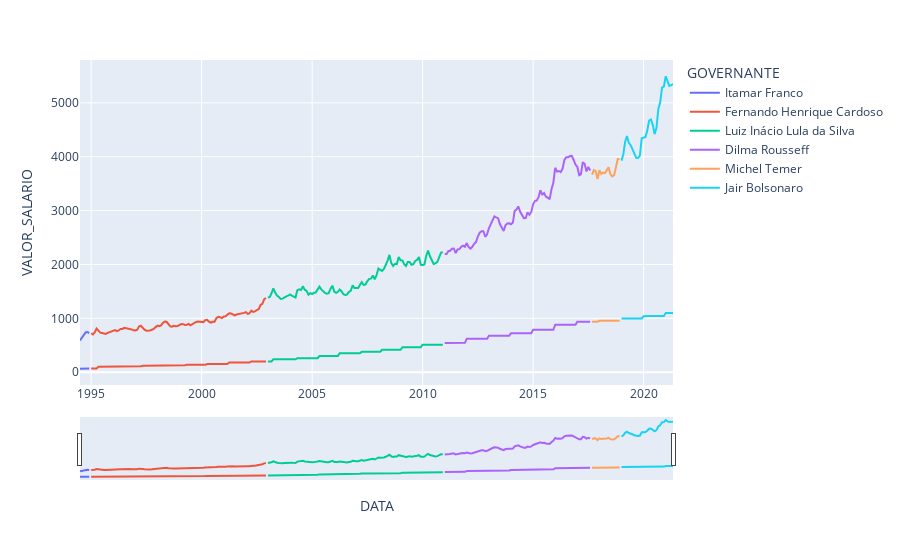

The notebook cell saved with this chart:
### Code cell
df = px.data.stocks()
fig = px.line(
    dieese_salario_granulado, x='DATA', y="VALOR_SALARIO",
    color='GOVERNANTE',  line_group="TIPO_SALARIO", hover_name='TIPO_SALARIO')
fig.update_xaxes(rangeslider_visible=True)
fig.show()

### Figure 1 — Plotly figure (JSON) as saved in the notebook; plotly's stock layout.template omitted (floating-point values rounded to 4 significant figures)
{"data": [{"hovertemplate": "<b>%{hovertext}</b><br><br>GOVERNANTE=Itamar Franco<br>TIPO_SALARIO=NECESSARIO<br>DATA=%{x}<br>VALOR_SALARIO=%{y}<extra></extra>", "hovertext": ["NECESSARIO", "NECESSARIO", "NECESSARIO", "NECESSARIO", "NECESSARIO", "NECESSARIO"], "legendgroup": "Itamar Franco", "line": {"color": "#636efa", "dash": "solid"}, "mode": "lines", "name": "Itamar Franco", "orientation": "v", "showlegend": true, "type": "scatter", "x": ["1994-07-01T00:00:00", "1994-08-01T00:00:00", "1994-09-01T00:00:00", "1994-10-01T00:00:00", "1994-11-01T00:00:00", "1994-12-01T00:00:00"], "xaxis": "x", "y": [590, 645, 695, 740, 744, 728], "yaxis": "y"}, {"hovertemplate": "<b>%{hovertext}</b><br><br>GOVERNANTE=Itamar Franco<br>TIPO_SALARIO=NOMINAL<br>DATA=%{x}<br>VALOR_SALARIO=%{y}<extra></extra>", "hovertext": ["NOMINAL", "NOMINAL", "NOMINAL", "NOMINAL", "NOMINAL", "NOMINAL"], "legendgroup": "Itamar Franco", "line": {"color": "#636efa", "dash": "solid"}, "mode": "lines", "name": "Itamar Franco", "orientation": "v", "showlegend": false, "type": "scatter", "x": ["1994-07-01T00:00:00", "1994-08-01T00:00:00", "1994-09-01T00:00:00", "1994-10-01T00:00:00", "1994-11-01T00:00:00", "1994-12-01T00:00:00"], "xaxis": "x", "y": [64, 64, 70, 70, 70, 70], "yaxis": "y"}, {"hovertemplate": "<b>%{hovertext}</b><br><br>GOVERNANTE=Fernando Henrique Cardoso<br>TIPO_SALARIO=NECESSARIO<br>DATA=%{x}<br>VALOR_SALARIO=%{y}<extra></extra>", "hovertext": ["NECESSARIO", "NECESSARIO", "NECESSARIO", "NECESSARIO", "NECESSARIO", "NECESSARIO", "NECESSARIO", "NECESSARIO", "NECESSARIO", "NECESSARIO", "NECESSARIO", "NECESSARIO", "NECESSARIO", "NECESSARIO", "NECESSARIO", "NECESSARIO", "NECESSARIO", "NECESSARIO", "NECESSARIO", "NECESSARIO", "NECESSARIO", "NECESSARIO", "NECESSARIO", "NECESSARIO", "NECESSARIO", "NECESSARIO", "NECESSARIO", "NECESSARIO", "NECESSARIO", "NECESSARIO", "NECESSARIO", "NECESSARIO", "NECESSARIO", "NECESSARIO", "NECESSARIO", "NECESSARIO", "NECESSARIO", "NECESSARIO", "NECESSARIO", "NECESSARIO", "NECESSARIO", "NECESSARIO", "NECESSARIO", "NECESSARIO", "NECESSARIO", "NECESSARIO", "NECESSARIO", "NECESSARIO", "NECESSARIO", "NECESSARIO", "NECESSARIO", "NECESSARIO", "NECESSARIO", "NECESSARIO", "NECESSARIO", "NECESSARIO", "NECESSARIO", "NECESSARIO", "NECESSARIO", "NECESSARIO", "NECESSARIO", "NECESSARIO", "NECESSARIO", "NECESSARIO", "NECESSARIO", "NECESSARIO", "NECESSARIO", "NECESSARIO", "NECESSARIO", "NECESSARIO", "NECESSARIO", "NECESSARIO", "NECESSARIO", "NECESSARIO", "NECESSARIO", "NECESSARIO", "NECESSARIO", "NECESSARIO", "NECESSARIO", "NECESSARIO", "NECESSARIO", "NECESSARIO", "NECESSARIO", "NECESSARIO", "NECESSARIO", "NECESSARIO", "NECESSARIO", "NECESSARIO", "NECESSARIO", "NECESSARIO", "NECESSARIO", "NECESSARIO", "NECESSARIO", "NECESSARIO", "NECESSARIO", "NECESSARIO"], "legendgroup": "Fernando Henrique Cardoso", "line": {"color": "#EF553B", "dash": "solid"}, "mode": "lines", "name": "Fernando Henrique Cardoso", "orientation": "v", "showlegend": true, "type": "scatter", "x": ["1995-01-01T00:00:00", "1995-02-01T00:00:00", "1995-03-01T00:00:00", "1995-04-01T00:00:00", "1995-05-01T00:00:00", "1995-06-01T00:00:00", "1995-07-01T00:00:00", "1995-08-01T00:00:00", "1995-09-01T00:00:00", "1995-10-01T00:00:00", "1995-11-01T00:00:00", "1995-12-01T00:00:00", "1996-01-01T00:00:00", "1996-02-01T00:00:00", "1996-03-01T00:00:00", "1996-04-01T00:00:00", "1996-05-01T00:00:00", "1996-06-01T00:00:00", "1996-07-01T00:00:00", "1996-08-01T00:00:00", "1996-09-01T00:00:00", "1996-10-01T00:00:00", "1996-11-01T00:00:00", "1996-12-01T00:00:00", "1997-01-01T00:00:00", "1997-02-01T00:00:00", "1997-03-01T00:00:00", "1997-04-01T00:00:00", "1997-05-01T00:00:00", "1997-06-01T00:00:00", "1997-07-01T00:00:00", "1997-08-01T00:00:00", "1997-09-01T00:00:00", "1997-10-01T00:00:00", "1997-11-01T00:00:00", "1997-12-01T00:00:00", "1998-01-01T00:00:00", "1998-02-01T00:00:00", "1998-03-01T00:00:00", "1998-04-01T00:00:00", "1998-05-01T00:00:00", "1998-06-01T00:00:00", "1998-07-01T00:00:00", "1998-08-01T00:00:00", "1998-09-01T00:00:00", "1998-10-01T00:00:00", "1998-11-01T00:00:00", "1998-12-01T00:00:00", "1999-01-01T00:00:00", "1999-02-01T00:00:00", "1999-03-01T00:00:00", "1999-04-01T00:00:00", "1999-05-01T00:00:00", "1999-06-01T00:00:00", "1999-07-01T00:00:00", "1999-08-01T00:00:00", "1999-09-01T00:00:00", "1999-10-01T00:00:00", "1999-11-01T00:00:00", "1999-12-01T00:00:00", "2000-01-01T00:00:00", "2000-02-01T00:00:00", "2000-03-01T00:00:00", "2000-04-01T00:00:00", "2000-05-01T00:00:00", "2000-06-01T00:00:00", "2000-07-01T00:00:00", "2000-08-01T00:00:00", "2000-09-01T00:00:00", "2000-10-01T00:00:00", "2000-11-01T00:00:00", "2000-12-01T00:00:00", "2001-01-01T00:00:00", "2001-02-01T00:00:00", "2001-03-01T00:00:00", "2001-04-01T00:00:00", "2001-05-01T00:00:00", "2001-06-01T00:00:00", "2001-07-01T00:00:00", "2001-08-01T00:00:00", "2001-09-01T00:00:00", "2001-10-01T00:00:00", "2001-11-01T00:00:00", "2001-12-01T00:00:00", "2002-01-01T00:00:00", "2002-02-01T00:00:00", "2002-03-01T00:00:00", "2002-04-01T00:00:00", "2002-05-01T00:00:00", "2002-06-01T00:00:00", "2002-07-01T00:00:00", "2002-08-01T00:00:00", "2002-09-01T00:00:00", "2002-10-01T00:00:00", "2002-11-01T00:00:00", "2002-12-01T00:00:00"], "xaxis": "x", "y": [723, 701, 739, 812, 773, 735, 729, 723, 710, 729, 742, 763, 781, 781, 764, 775, 801, 803, 823, 817, 814, 809, 794, 778, 774, 787, 849, 863, 820, 790, 770, 768, 776, 789, 802, 837, 864, 854, 869, 916, 942, 936, 882, 852, 844, 861, 854, 857, 880, 896, 892, 878, 882, 896, 870, 892, 908, 933, 940, 940, 942, 930, 967, 973, 939, 919, 936, 936, 1003, 1030, 1021, 1004, 1036, 1037, 1066, 1092, 1090, 1072, 1055, 1070, 1076, 1081, 1091, 1101, 1116, 1084, 1091, 1143, 1121, 1129, 1154, 1168, 1247, 1270, 1357, 1378], "yaxis": "y"}, {"hovertemplate": "<b>%{hovertext}</b><br><br>GOVERNANTE=Fernando Henrique Cardoso<br>TIPO_SALARIO=NOMINAL<br>DATA=%{x}<br>VALOR_SALARIO=%{y}<extra></extra>", "hovertext": ["NOMINAL", "NOMINAL", "NOMINAL", "NOMINAL", "NOMINAL", "NOMINAL", "NOMINAL", "NOMINAL", "NOMINAL", "NOMINAL", "NOMINAL", "NOMINAL", "NOMINAL", "NOMINAL", "NOMINAL", "NOMINAL", "NOMINAL", "NOMINAL", "NOMINAL", "NOMINAL", "NOMINAL", "NOMINAL", "NOMINAL", "NOMINAL", "NOMINAL", "NOMINAL", "NOMINAL", "NOMINAL", "NOMINAL", "NOMINAL", "NOMINAL", "NOMINAL", "NOMINAL", "NOMINAL", "NOMINAL", "NOMINAL", "NOMINAL", "NOMINAL", "NOMINAL", "NOMINAL", "NOMINAL", "NOMINAL", "NOMINAL", "NOMINAL", "NOMINAL", "NOMINAL", "NOMINAL", "NOMINAL", "NOMINAL", "NOMINAL", "NOMINAL", "NOMINAL", "NOMINAL", "NOMINAL", "NOMINAL", "NOMINAL", "NOMINAL", "NOMINAL", "NOMINAL", "NOMINAL", "NOMINAL", "NOMINAL", "NOMINAL", "NOMINAL", "NOMINAL", "NOMINAL", "NOMINAL", "NOMINAL", "NOMINAL", "NOMINAL", "NOMINAL", "NOMINAL", "NOMINAL", "NOMINAL", "NOMINAL", "NOMINAL", "NOMINAL", "NOMINAL", "NOMINAL", "NOMINAL", "NOMINAL", "NOMINAL", "NOMINAL", "NOMINAL", "NOMINAL", "NOMINAL", "NOMINAL", "NOMINAL", "NOMINAL", "NOMINAL", "NOMINAL", "NOMINAL", "NOMINAL", "NOMINAL", "NOMINAL", "NOMINAL"], "legendgroup": "Fernando Henrique Cardoso", "line": {"color": "#EF553B", "dash": "solid"}, "mode": "lines", "name": "Fernando Henrique Cardoso", "orientation": "v", "showlegend": false, "type": "scatter", "x": ["1995-01-01T00:00:00", "1995-02-01T00:00:00", "1995-03-01T00:00:00", "1995-04-01T00:00:00", "1995-05-01T00:00:00", "1995-06-01T00:00:00", "1995-07-01T00:00:00", "1995-08-01T00:00:00", "1995-09-01T00:00:00", "1995-10-01T00:00:00", "1995-11-01T00:00:00", "1995-12-01T00:00:00", "1996-01-01T00:00:00", "1996-02-01T00:00:00", "1996-03-01T00:00:00", "1996-04-01T00:00:00", "1996-05-01T00:00:00", "1996-06-01T00:00:00", "1996-07-01T00:00:00", "1996-08-01T00:00:00", "1996-09-01T00:00:00", "1996-10-01T00:00:00", "1996-11-01T00:00:00", "1996-12-01T00:00:00", "1997-01-01T00:00:00", "1997-02-01T00:00:00", "1997-03-01T00:00:00", "1997-04-01T00:00:00", "1997-05-01T00:00:00", "1997-06-01T00:00:00", "1997-07-01T00:00:00", "1997-08-01T00:00:00", "1997-09-01T00:00:00", "1997-10-01T00:00:00", "1997-11-01T00:00:00", "1997-12-01T00:00:00", "1998-01-01T00:00:00", "1998-02-01T00:00:00", "1998-03-01T00:00:00", "1998-04-01T00:00:00", "1998-05-01T00:00:00", "1998-06-01T00:00:00", "1998-07-01T00:00:00", "1998-08-01T00:00:00", "1998-09-01T00:00:00", "1998-10-01T00:00:00", "1998-11-01T00:00:00", "1998-12-01T00:00:00", "1999-01-01T00:00:00", "1999-02-01T00:00:00", "1999-03-01T00:00:00", "1999-04-01T00:00:00", "1999-05-01T00:00:00", "1999-06-01T00:00:00", "1999-07-01T00:00:00", "1999-08-01T00:00:00", "1999-09-01T00:00:00", "1999-10-01T00:00:00", "1999-11-01T00:00:00", "1999-12-01T00:00:00", "2000-01-01T00:00:00", "2000-02-01T00:00:00", "2000-03-01T00:00:00", "2000-04-01T00:00:00", "2000-05-01T00:00:00", "2000-06-01T00:00:00", "2000-07-01T00:00:00", "2000-08-01T00:00:00", "2000-09-01T00:00:00", "2000-10-01T00:00:00", "2000-11-01T00:00:00", "2000-12-01T00:00:00", "2001-01-01T00:00:00", "2001-02-01T00:00:00", "2001-03-01T00:00:00", "2001-04-01T00:00:00", "2001-05-01T00:00:00", "2001-06-01T00:00:00", "2001-07-01T00:00:00", "2001-08-01T00:00:00", "2001-09-01T00:00:00", "2001-10-01T00:00:00", "2001-11-01T00:00:00", "2001-12-01T00:00:00", "2002-01-01T00:00:00", "2002-02-01T00:00:00", "2002-03-01T00:00:00", "2002-04-01T00:00:00", "2002-05-01T00:00:00", "2002-06-01T00:00:00", "2002-07-01T00:00:00", "2002-08-01T00:00:00", "2002-09-01T00:00:00", "2002-10-01T00:00:00", "2002-11-01T00:00:00", "2002-12-01T00:00:00"], "xaxis": "x", "y": [70, 70, 70, 70, 100, 100, 100, 100, 100, 100, 100, 100, 100, 100, 100, 100, 112, 112, 112, 112, 112, 112, 112, 112, 112, 112, 112, 112, 120, 120, 120, 120, 120, 120, 120, 120, 120, 120, 120, 120, 130, 130, 130, 130, 130, 130, 130, 130, 130, 130, 130, 130, 136, 136, 136, 136, 136, 136, 136, 136, 136, 136, 136, 151, 151, 151, 151, 151, 151, 151, 151, 151, 151, 151, 151, 180, 180, 180, 180, 180, 180, 180, 180, 180, 180, 180, 180, 200, 200, 200, 200, 200, 200, 200, 200, 200], "yaxis": "y"}, {"hovertemplate": "<b>%{hovertext}</b><br><br>GOVERNANTE=Luiz Inácio Lula da Silva<br>TIPO_SALARIO=NECESSARIO<br>DATA=%{x}<br>VALOR_SALARIO=%{y}<extra></extra>", "hovertext": ["NECESSARIO", "NECESSARIO", "NECESSARIO", "NECESSARIO", "NECESSARIO", "NECESSARIO", "NECESSARIO", "NECESSARIO", "NECESSARIO", "NECESSARIO", "NECESSARIO", "NECESSARIO", "NECESSARIO", "NECESSARIO", "NECESSARIO", "NECESSARIO", "NECESSARIO", "NECESSARIO", "NECESSARIO", "NECESSARIO", "NECESSARIO", "NECESSARIO", "NECESSARIO", "NECESSARIO", "NECESSARIO", "NECESSARIO", "NECESSARIO", "NECESSARIO", "NECESSARIO", "NECESSARIO", "NECESSARIO", "NECESSARIO", "NECESSARIO", "NECESSARIO", "NECESSARIO", "NECESSARIO", "NECESSARIO", "NECESSARIO", "NECESSARIO", "NECESSARIO", "NECESSARIO", "NECESSARIO", "NECESSARIO", "NECESSARIO", "NECESSARIO", "NECESSARIO", "NECESSARIO", "NECESSARIO", "NECESSARIO", "NECESSARIO", "NECESSARIO", "NECESSARIO", "NECESSARIO", "NECESSARIO", "NECESSARIO", "NECESSARIO", "NECESSARIO", "NECESSARIO", "NECESSARIO", "NECESSARIO", "NECESSARIO", "NECESSARIO", "NECESSARIO", "NECESSARIO", "NECESSARIO", "NECESSARIO", "NECESSARIO", "NECESSARIO", "NECESSARIO", "NECESSARIO", "NECESSARIO", "NECESSARIO", "NECESSARIO", "NECESSARIO", "NECESSARIO", "NECESSARIO", "NECESSARIO", "NECESSARIO", "NECESSARIO", "NECESSARIO", "NECESSARIO", "NECESSARIO", "NECESSARIO", "NECESSARIO", "NECESSARIO", "NECESSARIO", "NECESSARIO", "NECESSARIO", "NECESSARIO", "NECESSARIO", "NECESSARIO", "NECESSARIO", "NECESSARIO", "NECESSARIO", "NECESSARIO", "NECESSARIO"], "legendgroup": "Luiz Inácio Lula da Silva", "line": {"color": "#00cc96", "dash": "solid"}, "mode": "lines", "name": "Luiz Inácio Lula da Silva", "orientation": "v", "showlegend": true, "type": "scatter", "x": ["2003-01-01T00:00:00", "2003-02-01T00:00:00", "2003-03-01T00:00:00", "2003-04-01T00:00:00", "2003-05-01T00:00:00", "2003-06-01T00:00:00", "2003-07-01T00:00:00", "2003-08-01T00:00:00", "2003-09-01T00:00:00", "2003-10-01T00:00:00", "2003-11-01T00:00:00", "2003-12-01T00:00:00", "2004-01-01T00:00:00", "2004-02-01T00:00:00", "2004-03-01T00:00:00", "2004-04-01T00:00:00", "2004-05-01T00:00:00", "2004-06-01T00:00:00", "2004-07-01T00:00:00", "2004-08-01T00:00:00", "2004-09-01T00:00:00", "2004-10-01T00:00:00", "2004-11-01T00:00:00", "2004-12-01T00:00:00", "2005-01-01T00:00:00", "2005-02-01T00:00:00", "2005-03-01T00:00:00", "2005-04-01T00:00:00", "2005-05-01T00:00:00", "2005-06-01T00:00:00", "2005-07-01T00:00:00", "2005-08-01T00:00:00", "2005-09-01T00:00:00", "2005-10-01T00:00:00", "2005-11-01T00:00:00", "2005-12-01T00:00:00", "2006-01-01T00:00:00", "2006-02-01T00:00:00", "2006-03-01T00:00:00", "2006-04-01T00:00:00", "2006-05-01T00:00:00", "2006-06-01T00:00:00", "2006-07-01T00:00:00", "2006-08-01T00:00:00", "2006-09-01T00:00:00", "2006-10-01T00:00:00", "2006-11-01T00:00:00", "2006-12-01T00:00:00", "2007-01-01T00:00:00", "2007-02-01T00:00:00", "2007-03-01T00:00:00", "2007-04-01T00:00:00", "2007-05-01T00:00:00", "2007-06-01T00:00:00", "2007-07-01T00:00:00", "2007-08-01T00:00:00", "2007-09-01T00:00:00", "2007-10-01T00:00:00", "2007-11-01T00:00:00", "2007-12-01T00:00:00", "2008-01-01T00:00:00", "2008-02-01T00:00:00", "2008-03-01T00:00:00", "2008-04-01T00:00:00", "2008-05-01T00:00:00", "2008-06-01T00:00:00", "2008-07-01T00:00:00", "2008-08-01T00:00:00", "2008-09-01T00:00:00", "2008-10-01T00:00:00", "2008-11-01T00:00:00", "2008-12-01T00:00:00", "2009-01-01T00:00:00", "2009-02-01T00:00:00", "2009-03-01T00:00:00", "2009-04-01T00:00:00", "2009-05-01T00:00:00", "2009-06-01T00:00:00", "2009-07-01T00:00:00", "2009-08-01T00:00:00", "2009-09-01T00:00:00", "2009-10-01T00:00:00", "2009-11-01T00:00:00", "2009-12-01T00:00:00", "2010-01-01T00:00:00", "2010-02-01T00:00:00", "2010-03-01T00:00:00", "2010-04-01T00:00:00", "2010-05-01T00:00:00", "2010-06-01T00:00:00", "2010-07-01T00:00:00", "2010-08-01T00:00:00", "2010-09-01T00:00:00", "2010-10-01T00:00:00", "2010-11-01T00:00:00", "2010-12-01T00:00:00"], "xaxis": "x", "y": [1385, 1399, 1466, 1557, 1478, 1421, 1396, 1359, 1366, 1391, 1408, 1420, 1445, 1422, 1402, 1386, 1522, 1538, 1527, 1596, 1532, 1510, 1439, 1468, 1452, 1474, 1477, 1538, 1588, 1538, 1497, 1471, 1458, 1468, 1551, 1607, 1496, 1474, 1489, 1536, 1503, 1447, 1436, 1442, 1492, 1510, 1613, 1564, 1565, 1562, 1620, 1672, 1620, 1628, 1688, 1733, 1737, 1797, 1726, 1803, 1924, 1900, 1881, 1918, 1987, 2072, 2178, 2025, 1971, 2014, 2007, 2141, 2077, 2075, 2005, 1972, 2045, 2046, 1994, 2005, 2065, 2085, 2139, 1995, 1987, 2003, 2159, 2257, 2157, 2092, 2011, 2023, 2047, 2132, 2222, 2227], "yaxis": "y"}, {"hovertemplate": "<b>%{hovertext}</b><br><br>GOVERNANTE=Luiz Inácio Lula da Silva<br>TIPO_SALARIO=NOMINAL<br>DATA=%{x}<br>VALOR_SALARIO=%{y}<extra></extra>", "hovertext": ["NOMINAL", "NOMINAL", "NOMINAL", "NOMINAL", "NOMINAL", "NOMINAL", "NOMINAL", "NOMINAL", "NOMINAL", "NOMINAL", "NOMINAL", "NOMINAL", "NOMINAL", "NOMINAL", "NOMINAL", "NOMINAL", "NOMINAL", "NOMINAL", "NOMINAL", "NOMINAL", "NOMINAL", "NOMINAL", "NOMINAL", "NOMINAL", "NOMINAL", "NOMINAL", "NOMINAL", "NOMINAL", "NOMINAL", "NOMINAL", "NOMINAL", "NOMINAL", "NOMINAL", "NOMINAL", "NOMINAL", "NOMINAL", "NOMINAL", "NOMINAL", "NOMINAL", "NOMINAL", "NOMINAL", "NOMINAL", "NOMINAL", "NOMINAL", "NOMINAL", "NOMINAL", "NOMINAL", "NOMINAL", "NOMINAL", "NOMINAL", "NOMINAL", "NOMINAL", "NOMINAL", "NOMINAL", "NOMINAL", "NOMINAL", "NOMINAL", "NOMINAL", "NOMINAL", "NOMINAL", "NOMINAL", "NOMINAL", "NOMINAL", "NOMINAL", "NOMINAL", "NOMINAL", "NOMINAL", "NOMINAL", "NOMINAL", "NOMINAL", "NOMINAL", "NOMINAL", "NOMINAL", "NOMINAL", "NOMINAL", "NOMINAL", "NOMINAL", "NOMINAL", "NOMINAL", "NOMINAL", "NOMINAL", "NOMINAL", "NOMINAL", "NOMINAL", "NOMINAL", "NOMINAL", "NOMINAL", "NOMINAL", "NOMINAL", "NOMINAL", "NOMINAL", "NOMINAL", "NOMINAL", "NOMINAL", "NOMINAL", "NOMINAL"], "legendgroup": "Luiz Inácio Lula da Silva", "line": {"color": "#00cc96", "dash": "solid"}, "mode": "lines", "name": "Luiz Inácio Lula da Silva", "orientation": "v", "showlegend": false, "type": "scatter", "x": ["2003-01-01T00:00:00", "2003-02-01T00:00:00", "2003-03-01T00:00:00", "2003-04-01T00:00:00", "2003-05-01T00:00:00", "2003-06-01T00:00:00", "2003-07-01T00:00:00", "2003-08-01T00:00:00", "2003-09-01T00:00:00", "2003-10-01T00:00:00", "2003-11-01T00:00:00", "2003-12-01T00:00:00", "2004-01-01T00:00:00", "2004-02-01T00:00:00", "2004-03-01T00:00:00", "2004-04-01T00:00:00", "2004-05-01T00:00:00", "2004-06-01T00:00:00", "2004-07-01T00:00:00", "2004-08-01T00:00:00", "2004-09-01T00:00:00", "2004-10-01T00:00:00", "2004-11-01T00:00:00", "2004-12-01T00:00:00", "2005-01-01T00:00:00", "2005-02-01T00:00:00", "2005-03-01T00:00:00", "2005-04-01T00:00:00", "2005-05-01T00:00:00", "2005-06-01T00:00:00", "2005-07-01T00:00:00", "2005-08-01T00:00:00", "2005-09-01T00:00:00", "2005-10-01T00:00:00", "2005-11-01T00:00:00", "2005-12-01T00:00:00", "2006-01-01T00:00:00", "2006-02-01T00:00:00", "2006-03-01T00:00:00", "2006-04-01T00:00:00", "2006-05-01T00:00:00", "2006-06-01T00:00:00", "2006-07-01T00:00:00", "2006-08-01T00:00:00", "2006-09-01T00:00:00", "2006-10-01T00:00:00", "2006-11-01T00:00:00", "2006-12-01T00:00:00", "2007-01-01T00:00:00", "2007-02-01T00:00:00", "2007-03-01T00:00:00", "2007-04-01T00:00:00", "2007-05-01T00:00:00", "2007-06-01T00:00:00", "2007-07-01T00:00:00", "2007-08-01T00:00:00", "2007-09-01T00:00:00", "2007-10-01T00:00:00", "2007-11-01T00:00:00", "2007-12-01T00:00:00", "2008-01-01T00:00:00", "2008-02-01T00:00:00", "2008-03-01T00:00:00", "2008-04-01T00:00:00", "2008-05-01T00:00:00", "2008-06-01T00:00:00", "2008-07-01T00:00:00", "2008-08-01T00:00:00", "2008-09-01T00:00:00", "2008-10-01T00:00:00", "2008-11-01T00:00:00", "2008-12-01T00:00:00", "2009-01-01T00:00:00", "2009-02-01T00:00:00", "2009-03-01T00:00:00", "2009-04-01T00:00:00", "2009-05-01T00:00:00", "2009-06-01T00:00:00", "2009-07-01T00:00:00", "2009-08-01T00:00:00", "2009-09-01T00:00:00", "2009-10-01T00:00:00", "2009-11-01T00:00:00", "2009-12-01T00:00:00", "2010-01-01T00:00:00", "2010-02-01T00:00:00", "2010-03-01T00:00:00", "2010-04-01T00:00:00", "2010-05-01T00:00:00", "2010-06-01T00:00:00", "2010-07-01T00:00:00", "2010-08-01T00:00:00", "2010-09-01T00:00:00", "2010-10-01T00:00:00", "2010-11-01T00:00:00", "2010-12-01T00:00:00"], "xaxis": "x", "y": [200, 200, 200, 240, 240, 240, 240, 240, 240, 240, 240, 240, 240, 240, 240, 240, 260, 260, 260, 260, 260, 260, 260, 260, 260, 260, 260, 260, 300, 300, 300, 300, 300, 300, 300, 300, 300, 300, 300, 350, 350, 350, 350, 350, 350, 350, 350, 350, 350, 350, 350, 380, 380, 380, 380, 380, 380, 380, 380, 380, 380, 380, 415, 415, 415, 415, 415, 415, 415, 415, 415, 415, 415, 465, 465, 465, 465, 465, 465, 465, 465, 465, 465, 465, 510, 510, 510, 510, 510, 510, 510, 510, 510, 510, 510, 510], "yaxis": "y"}, {"hovertemplate": "<b>%{hovertext}</b><br><br>GOVERNANTE=Dilma Rousseff<br>TIPO_SALARIO=NECESSARIO<br>DATA=%{x}<br>VALOR_SALARIO=%{y}<extra></extra>", "hovertext": ["NECESSARIO", "NECESSARIO", "NECESSARIO", "NECESSARIO", "NECESSARIO", "NECESSARIO", "NECESSARIO", "NECESSARIO", "NECESSARIO", "NECESSARIO", "NECESSARIO", "NECESSARIO", "NECESSARIO", "NECESSARIO", "NECESSARIO", "NECESSARIO", "NECESSARIO", "NECESSARIO", "NECESSARIO", "NECESSARIO", "NECESSARIO", "NECESSARIO", "NECESSARIO", "NECESSARIO", "NECESSARIO", "NECESSARIO", "NECESSARIO", "NECESSARIO", "NECESSARIO", "NECESSARIO", "NECESSARIO", "NECESSARIO", "NECESSARIO", "NECESSARIO", "NECESSARIO", "NECESSARIO", "NECESSARIO", "NECESSARIO", "NECESSARIO", "NECESSARIO", "NECESSARIO", "NECESSARIO", "NECESSARIO", "NECESSARIO", "NECESSARIO", "NECESSARIO", "NECESSARIO", "NECESSARIO", "NECESSARIO", "NECESSARIO", "NECESSARIO", "NECESSARIO", "NECESSARIO", "NECESSARIO", "NECESSARIO", "NECESSARIO", "NECESSARIO", "NECESSARIO", "NECESSARIO", "NECESSARIO", "NECESSARIO", "NECESSARIO", "NECESSARIO", "NECESSARIO", "NECESSARIO", "NECESSARIO", "NECESSARIO", "NECESSARIO", "NECESSARIO", "NECESSARIO", "NECESSARIO", "NECESSARIO", "NECESSARIO", "NECESSARIO", "NECESSARIO", "NECESSARIO", "NECESSARIO", "NECESSARIO", "NECESSARIO", "NECESSARIO"], "legendgroup": "Dilma Rousseff", "line": {"color": "#ab63fa", "dash": "solid"}, "mode": "lines", "name": "Dilma Rousseff", "orientation": "v", "showlegend": true, "type": "scatter", "x": ["2011-01-01T00:00:00", "2011-02-01T00:00:00", "2011-03-01T00:00:00", "2011-04-01T00:00:00", "2011-05-01T00:00:00", "2011-06-01T00:00:00", "2011-07-01T00:00:00", "2011-08-01T00:00:00", "2011-09-01T00:00:00", "2011-10-01T00:00:00", "2011-11-01T00:00:00", "2011-12-01T00:00:00", "2012-01-01T00:00:00", "2012-02-01T00:00:00", "2012-03-01T00:00:00", "2012-04-01T00:00:00", "2012-05-01T00:00:00", "2012-06-01T00:00:00", "2012-07-01T00:00:00", "2012-08-01T00:00:00", "2012-09-01T00:00:00", "2012-10-01T00:00:00", "2012-11-01T00:00:00", "2012-12-01T00:00:00", "2013-01-01T00:00:00", "2013-02-01T00:00:00", "2013-03-01T00:00:00", "2013-04-01T00:00:00", "2013-05-01T00:00:00", "2013-06-01T00:00:00", "2013-07-01T00:00:00", "2013-08-01T00:00:00", "2013-09-01T00:00:00", "2013-10-01T00:00:00", "2013-11-01T00:00:00", "2013-12-01T00:00:00", "2014-01-01T00:00:00", "2014-02-01T00:00:00", "2014-03-01T00:00:00", "2014-04-01T00:00:00", "2014-05-01T00:00:00", "2014-06-01T00:00:00", "2014-07-01T00:00:00", "2014-08-01T00:00:00", "2014-09-01T00:00:00", "2014-10-01T00:00:00", "2014-11-01T00:00:00", "2014-12-01T00:00:00", "2015-01-01T00:00:00", "2015-02-01T00:00:00", "2015-03-01T00:00:00", "2015-04-01T00:00:00", "2015-05-01T00:00:00", "2015-06-01T00:00:00", "2015-07-01T00:00:00", "2015-08-01T00:00:00", "2015-09-01T00:00:00", "2015-10-01T00:00:00", "2015-11-01T00:00:00", "2015-12-01T00:00:00", "2016-01-01T00:00:00", "2016-02-01T00:00:00", "2016-03-01T00:00:00", "2016-04-01T00:00:00", "2016-05-01T00:00:00", "2016-06-01T00:00:00", "2016-07-01T00:00:00", "2016-08-01T00:00:00", "2016-09-01T00:00:00", "2016-10-01T00:00:00", "2016-11-01T00:00:00", "2016-12-01T00:00:00", "2017-01-01T00:00:00", "2017-02-01T00:00:00", "2017-03-01T00:00:00", "2017-04-01T00:00:00", "2017-05-01T00:00:00", "2017-06-01T00:00:00", "2017-07-01T00:00:00", "2017-08-01T00:00:00"], "xaxis": "x", "y": [2194, 2194, 2247, 2255, 2293, 2297, 2212, 2278, 2285, 2329, 2349, 2329, 2398, 2323, 2295, 2329, 2383, 2416, 2519, 2589, 2616, 2617, 2514, 2561, 2674, 2743, 2824, 2892, 2873, 2860, 2750, 2685, 2621, 2729, 2761, 2765, 2748, 2778, 2992, 3019, 3079, 2979, 2915, 2861, 2862, 2967, 2923, 2975, 3118, 3182, 3186, 3251, 3377, 3299, 3325, 3258, 3240, 3210, 3399, 3518, 3795, 3725, 3736, 3716, 3777, 3940, 3992, 3991, 4013, 4016, 3940, 3856, 3811, 3658, 3673, 3899, 3869, 3727, 3810, 3744], "yaxis": "y"}, {"hovertemplate": "<b>%{hovertext}</b><br><br>GOVERNANTE=Dilma Rousseff<br>TIPO_SALARIO=NOMINAL<br>DATA=%{x}<br>VALOR_SALARIO=%{y}<extra></extra>", "hovertext": ["NOMINAL", "NOMINAL", "NOMINAL", "NOMINAL", "NOMINAL", "NOMINAL", "NOMINAL", "NOMINAL", "NOMINAL", "NOMINAL", "NOMINAL", "NOMINAL", "NOMINAL", "NOMINAL", "NOMINAL", "NOMINAL", "NOMINAL", "NOMINAL", "NOMINAL", "NOMINAL", "NOMINAL", "NOMINAL", "NOMINAL", "NOMINAL", "NOMINAL", "NOMINAL", "NOMINAL", "NOMINAL", "NOMINAL", "NOMINAL", "NOMINAL", "NOMINAL", "NOMINAL", "NOMINAL", "NOMINAL", "NOMINAL", "NOMINAL", "NOMINAL", "NOMINAL", "NOMINAL", "NOMINAL", "NOMINAL", "NOMINAL", "NOMINAL", "NOMINAL", "NOMINAL", "NOMINAL", "NOMINAL", "NOMINAL", "NOMINAL", "NOMINAL", "NOMINAL", "NOMINAL", "NOMINAL", "NOMINAL", "NOMINAL", "NOMINAL", "NOMINAL", "NOMINAL", "NOMINAL", "NOMINAL", "NOMINAL", "NOMINAL", "NOMINAL", "NOMINAL", "NOMINAL", "NOMINAL", "NOMINAL", "NOMINAL", "NOMINAL", "NOMINAL", "NOMINAL", "NOMINAL", "NOMINAL", "NOMINAL", "NOMINAL", "NOMINAL", "NOMINAL", "NOMINAL", "NOMINAL"], "legendgroup": "Dilma Rousseff", "line": {"color": "#ab63fa", "dash": "solid"}, "mode": "lines", "name": "Dilma Rousseff", "orientation": "v", "showlegend": false, "type": "scatter", "x": ["2011-01-01T00:00:00", "2011-02-01T00:00:00", "2011-03-01T00:00:00", "2011-04-01T00:00:00", "2011-05-01T00:00:00", "2011-06-01T00:00:00", "2011-07-01T00:00:00", "2011-08-01T00:00:00", "2011-09-01T00:00:00", "2011-10-01T00:00:00", "2011-11-01T00:00:00", "2011-12-01T00:00:00", "2012-01-01T00:00:00", "2012-02-01T00:00:00", "2012-03-01T00:00:00", "2012-04-01T00:00:00", "2012-05-01T00:00:00", "2012-06-01T00:00:00", "2012-07-01T00:00:00", "2012-08-01T00:00:00", "2012-09-01T00:00:00", "2012-10-01T00:00:00", "2012-11-01T00:00:00", "2012-12-01T00:00:00", "2013-01-01T00:00:00", "2013-02-01T00:00:00", "2013-03-01T00:00:00", "2013-04-01T00:00:00", "2013-05-01T00:00:00", "2013-06-01T00:00:00", "2013-07-01T00:00:00", "2013-08-01T00:00:00", "2013-09-01T00:00:00", "2013-10-01T00:00:00", "2013-11-01T00:00:00", "2013-12-01T00:00:00", "2014-01-01T00:00:00", "2014-02-01T00:00:00", "2014-03-01T00:00:00", "2014-04-01T00:00:00", "2014-05-01T00:00:00", "2014-06-01T00:00:00", "2014-07-01T00:00:00", "2014-08-01T00:00:00", "2014-09-01T00:00:00", "2014-10-01T00:00:00", "2014-11-01T00:00:00", "2014-12-01T00:00:00", "2015-01-01T00:00:00", "2015-02-01T00:00:00", "2015-03-01T00:00:00", "2015-04-01T00:00:00", "2015-05-01T00:00:00", "2015-06-01T00:00:00", "2015-07-01T00:00:00", "2015-08-01T00:00:00", "2015-09-01T00:00:00", "2015-10-01T00:00:00", "2015-11-01T00:00:00", "2015-12-01T00:00:00", "2016-01-01T00:00:00", "2016-02-01T00:00:00", "2016-03-01T00:00:00", "2016-04-01T00:00:00", "2016-05-01T00:00:00", "2016-06-01T00:00:00", "2016-07-01T00:00:00", "2016-08-01T00:00:00", "2016-09-01T00:00:00", "2016-10-01T00:00:00", "2016-11-01T00:00:00", "2016-12-01T00:00:00", "2017-01-01T00:00:00", "2017-02-01T00:00:00", "2017-03-01T00:00:00", "2017-04-01T00:00:00", "2017-05-01T00:00:00", "2017-06-01T00:00:00", "2017-07-01T00:00:00", "2017-08-01T00:00:00"], "xaxis": "x", "y": [540, 540, 545, 545, 545, 545, 545, 545, 545, 545, 545, 545, 622, 622, 622, 622, 622, 622, 622, 622, 622, 622, 622, 622, 678, 678, 678, 678, 678, 678, 678, 678, 678, 678, 678, 678, 724, 724, 724, 724, 724, 724, 724, 724, 724, 724, 724, 724, 788, 788, 788, 788, 788, 788, 788, 788, 788, 788, 788, 788, 880, 880, 880, 880, 880, 880, 880, 880, 880, 880, 880, 880, 937, 937, 937, 937, 937, 937, 937, 937], "yaxis": "y"}, {"hovertemplate": "<b>%{hovertext}</b><br><br>GOVERNANTE=Michel Temer<br>TIPO_SALARIO=NECESSARIO<br>DATA=%{x}<br>VALOR_SALARIO=%{y}<extra></extra>", "hovertext": ["NECESSARIO", "NECESSARIO", "NECESSARIO", "NECESSARIO", "NECESSARIO", "NECESSARIO", "NECESSARIO", "NECESSARIO", "NECESSARIO", "NECESSARIO", "NECESSARIO", "NECESSARIO", "NECESSARIO", "NECESSARIO", "NECESSARIO", "NECESSARIO"], "legendgroup": "Michel Temer", "line": {"color": "#FFA15A", "dash": "solid"}, "mode": "lines", "name": "Michel Temer", "orientation": "v", "showlegend": true, "type": "scatter", "x": ["2017-09-01T00:00:00", "2017-10-01T00:00:00", "2017-11-01T00:00:00", "2017-12-01T00:00:00", "2018-01-01T00:00:00", "2018-02-01T00:00:00", "2018-03-01T00:00:00", "2018-04-01T00:00:00", "2018-05-01T00:00:00", "2018-06-01T00:00:00", "2018-07-01T00:00:00", "2018-08-01T00:00:00", "2018-09-01T00:00:00", "2018-10-01T00:00:00", "2018-11-01T00:00:00", "2018-12-01T00:00:00"], "xaxis": "x", "y": [3668, 3754, 3731, 3585, 3752, 3682, 3706, 3696, 3747, 3804, 3674, 3636, 3658, 3783, 3959, 3960], "yaxis": "y"}, {"hovertemplate": "<b>%{hovertext}</b><br><br>GOVERNANTE=Michel Temer<br>TIPO_SALARIO=NOMINAL<br>DATA=%{x}<br>VALOR_SALARIO=%{y}<extra></extra>", "hovertext": ["NOMINAL", "NOMINAL", "NOMINAL", "NOMINAL", "NOMINAL", "NOMINAL", "NOMINAL", "NOMINAL", "NOMINAL", "NOMINAL", "NOMINAL", "NOMINAL", "NOMINAL", "NOMINAL", "NOMINAL", "NOMINAL"], "legendgroup": "Michel Temer", "line": {"color": "#FFA15A", "dash": "solid"}, "mode": "lines", "name": "Michel Temer", "orientation": "v", "showlegend": false, "type": "scatter", "x": ["2017-09-01T00:00:00", "2017-10-01T00:00:00", "2017-11-01T00:00:00", "2017-12-01T00:00:00", "2018-01-01T00:00:00", "2018-02-01T00:00:00", "2018-03-01T00:00:00", "2018-04-01T00:00:00", "2018-05-01T00:00:00", "2018-06-01T00:00:00", "2018-07-01T00:00:00", "2018-08-01T00:00:00", "2018-09-01T00:00:00", "2018-10-01T00:00:00", "2018-11-01T00:00:00", "2018-12-01T00:00:00"], "xaxis": "x", "y": [937, 937, 937, 937, 954, 954, 954, 954, 954, 954, 954, 954, 954, 954, 954, 954], "yaxis": "y"}, {"hovertemplate": "<b>%{hovertext}</b><br><br>GOVERNANTE=Jair Bolsonaro<br>TIPO_SALARIO=NECESSARIO<br>DATA=%{x}<br>VALOR_SALARIO=%{y}<extra></extra>", "hovertext": ["NECESSARIO", "NECESSARIO", "NECESSARIO", "NECESSARIO", "NECESSARIO", "NECESSARIO", "NECESSARIO", "NECESSARIO", "NECESSARIO", "NECESSARIO", "NECESSARIO", "NECESSARIO", "NECESSARIO", "NECESSARIO", "NECESSARIO", "NECESSARIO", "NECESSARIO", "NECESSARIO", "NECESSARIO", "NECESSARIO", "NECESSARIO", "NECESSARIO", "NECESSARIO", "NECESSARIO", "NECESSARIO", "NECESSARIO", "NECESSARIO", "NECESSARIO", "NECESSARIO"], "legendgroup": "Jair Bolsonaro", "line": {"color": "#19d3f3", "dash": "solid"}, "mode": "lines", "name": "Jair Bolsonaro", "orientation": "v", "showlegend": true, "type": "scatter", "x": ["2019-01-01T00:00:00", "2019-02-01T00:00:00", "2019-03-01T00:00:00", "2019-04-01T00:00:00", "2019-05-01T00:00:00", "2019-06-01T00:00:00", "2019-07-01T00:00:00", "2019-08-01T00:00:00", "2019-09-01T00:00:00", "2019-10-01T00:00:00", "2019-11-01T00:00:00", "2019-12-01T00:00:00", "2020-01-01T00:00:00", "2020-02-01T00:00:00", "2020-03-01T00:00:00", "2020-04-01T00:00:00", "2020-05-01T00:00:00", "2020-06-01T00:00:00", "2020-07-01T00:00:00", "2020-08-01T00:00:00", "2020-09-01T00:00:00", "2020-10-01T00:00:00", "2020-11-01T00:00:00", "2020-12-01T00:00:00", "2021-01-01T00:00:00", "2021-02-01T00:00:00", "2021-03-01T00:00:00", "2021-04-01T00:00:00", "2021-05-01T00:00:00"], "xaxis": "x", "y": [3928, 4052, 4277, 4385, 4259, 4214, 4143, 4044, 3980, 3978, 4021, 4342, 4347, 4366, 4483, 4673, 4694, 4595, 4420, 4536, 4892, 5005, 5289, 5304, 5495, 5375, 5315, 5330, 5351], "yaxis": "y"}, {"hovertemplate": "<b>%{hovertext}</b><br><br>GOVERNANTE=Jair Bolsonaro<br>TIPO_SALARIO=NOMINAL<br>DATA=%{x}<br>VALOR_SALARIO=%{y}<extra></extra>", "hovertext": ["NOMINAL", "NOMINAL", "NOMINAL", "NOMINAL", "NOMINAL", "NOMINAL", "NOMINAL", "NOMINAL", "NOMINAL", "NOMINAL", "NOMINAL", "NOMINAL", "NOMINAL", "NOMINAL", "NOMINAL", "NOMINAL", "NOMINAL", "NOMINAL", "NOMINAL", "NOMINAL", "NOMINAL", "NOMINAL", "NOMINAL", "NOMINAL", "NOMINAL", "NOMINAL", "NOMINAL", "NOMINAL", "NOMINAL"], "legendgroup": "Jair Bolsonaro", "line": {"color": "#19d3f3", "dash": "solid"}, "mode": "lines", "name": "Jair Bolsonaro", "orientation": "v", "showlegend": false, "type": "scatter", "x": ["2019-01-01T00:00:00", "2019-02-01T00:00:00", "2019-03-01T00:00:00", "2019-04-01T00:00:00", "2019-05-01T00:00:00", "2019-06-01T00:00:00", "2019-07-01T00:00:00", "2019-08-01T00:00:00", "2019-09-01T00:00:00", "2019-10-01T00:00:00", "2019-11-01T00:00:00", "2019-12-01T00:00:00", "2020-01-01T00:00:00", "2020-02-01T00:00:00", "2020-03-01T00:00:00", "2020-04-01T00:00:00", "2020-05-01T00:00:00", "2020-06-01T00:00:00", "2020-07-01T00:00:00", "2020-08-01T00:00:00", "2020-09-01T00:00:00", "2020-10-01T00:00:00", "2020-11-01T00:00:00", "2020-12-01T00:00:00", "2021-01-01T00:00:00", "2021-02-01T00:00:00", "2021-03-01T00:00:00", "2021-04-01T00:00:00", "2021-05-01T00:00:00"], "xaxis": "x", "y": [998, 998, 998, 998, 998, 998, 998, 998, 998, 998, 998, 998, 1039, 1045, 1045, 1045, 1045, 1045, 1045, 1045, 1045, 1045, 1045, 1045, 1100, 1100, 1100, 1100, 1100], "yaxis": "y"}], "layout": {"legend": {"title": {"text": "GOVERNANTE"}, "tracegroupgap": 0}, "margin": {"t": 60}, "xaxis": {"anchor": "y", "domain": [0, 1], "rangeslider": {"visible": true}, "title": {"text": "DATA"}}, "yaxis": {"anchor": "x", "domain": [0, 1], "title": {"text": "VALOR_SALARIO"}}}}
